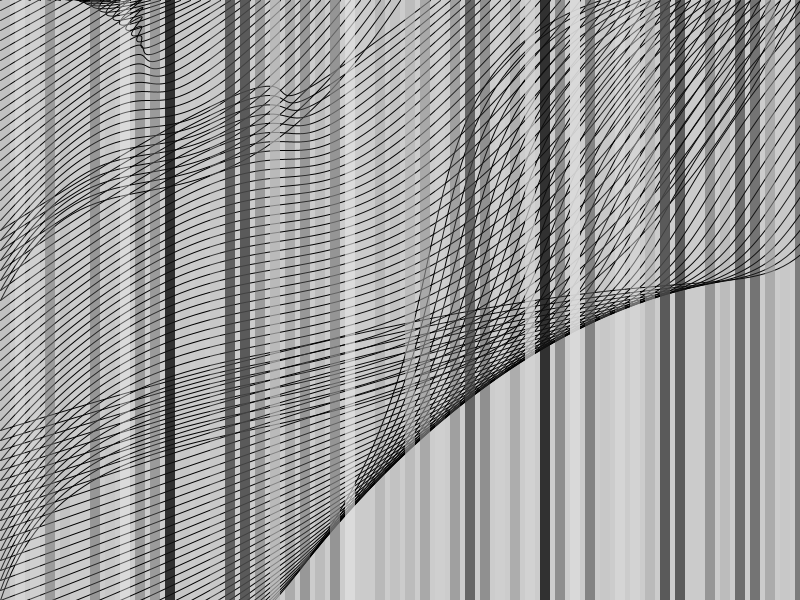
Frame 1 (no input)
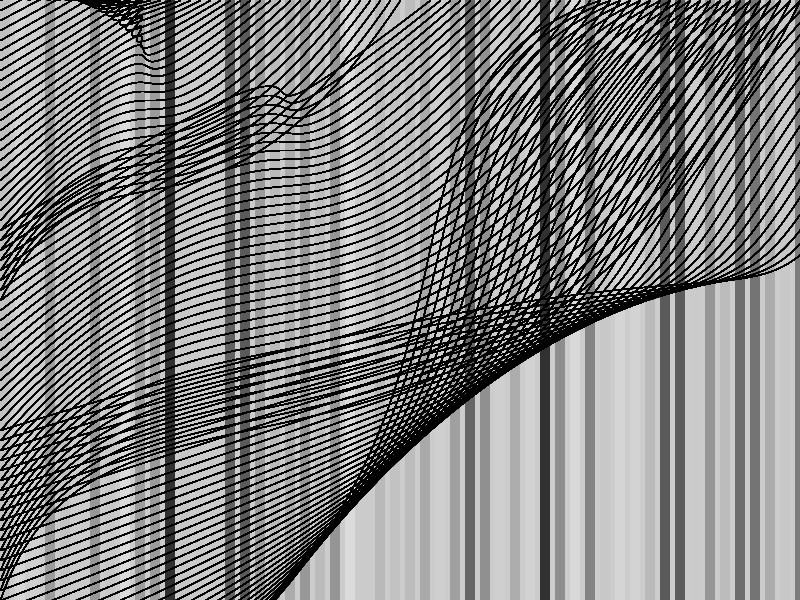
Frame 60 (the mouse pressed at the canvas centre just before this capture)
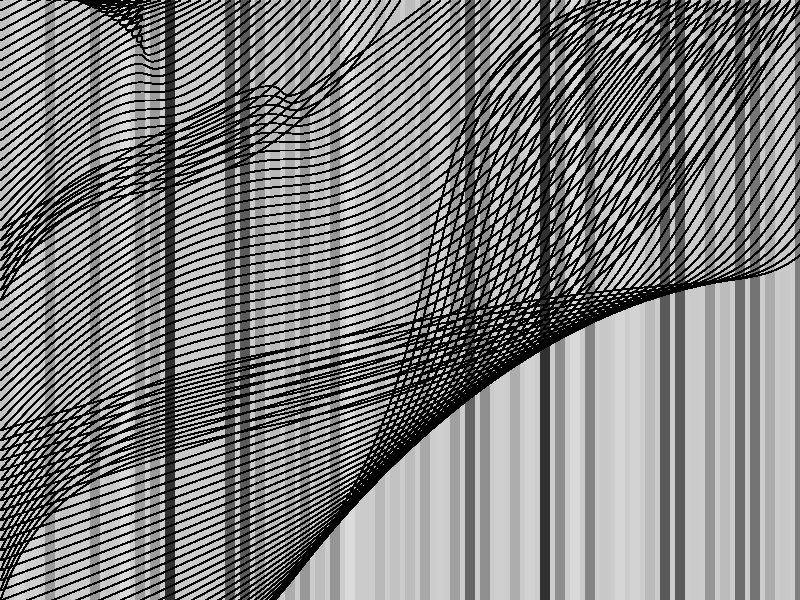
Frame 120 (the mouse held since frame 60 and released just before this capture)

The Processing sketch that drew these frames (run headless with seeded random() and noise(); from frame 60 on, the mouse is pressed at the canvas centre):

// Processing sketch: processing_129389
// ── processing_129389.pde

int x = 0;
int y = 0;

void setup(){
  size(800,600);
  
}

void draw(){
  
int rotate = 0;

while(rotate<375)
  {
  noFill();
  stroke(0, 0, 0);
  bezier(400-rotate, 0, 200-rotate, 300-rotate, 100+rotate, 100-rotate, 0, 300-rotate);
  bezier(800-rotate, 0, 500-rotate, 600-rotate, 100+rotate, 300-rotate, 0, 600-rotate);
  bezier(600+rotate, 0, 300+rotate, 100+rotate, 600+rotate, 500-rotate, 0, 800-rotate);
  rotate = rotate + 10;
  }
  
while(x<800){
  noStroke();
  fill(random(0,255),random(0,255));
  rect(0+x, 0, 10 , 600);
  x = x + 15;
  }
  
}
